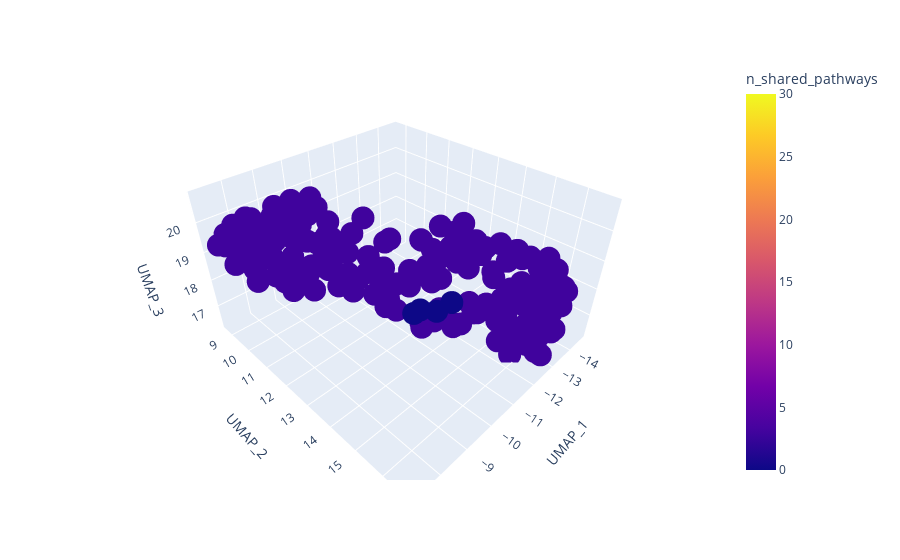

Here is the notebook cell this chart was saved with:
### Code cell
df = umap_coordinates_and_clusters_mature_immature_concordance
fig = px.scatter_3d(df, x='UMAP_1', y='UMAP_2', z='UMAP_3',
              color='n_shared_pathways', range_color = [0, 30])
fig.show()

# Save figure.
# Source: https://stackoverflow.com/a/59819140
plotly.offline.plot(fig, filename='./mature_immature.html')

### Figure 1 — Plotly figure (JSON) as saved in the notebook; plotly's stock layout.template omitted (floating-point values rounded to 4 significant figures; data arrays with more than 128 entries replaced by an {"elided": "..."} marker saying what was removed)
{"data": [{"hovertemplate": "UMAP_1=%{x}<br>UMAP_2=%{y}<br>UMAP_3=%{z}<br>n_shared_pathways=%{marker.color}<extra></extra>", "legendgroup": "", "marker": {"color": {"elided": "179 int values"}, "coloraxis": "coloraxis", "symbol": "circle"}, "mode": "markers", "name": "", "scene": "scene", "showlegend": false, "type": "scatter3d", "x": {"elided": "179 float values"}, "y": {"elided": "179 float values"}, "z": {"elided": "179 float values"}}], "layout": {"autosize": true, "coloraxis": {"cmax": 30, "cmin": 0, "colorbar": {"title": {"text": "n_shared_pathways"}}, "colorscale": [[0, "#0d0887"], [0.1111, "#46039f"], [0.2222, "#7201a8"], [0.3333, "#9c179e"], [0.4444, "#bd3786"], [0.5556, "#d8576b"], [0.6667, "#ed7953"], [0.7778, "#fb9f3a"], [0.8889, "#fdca26"], [1, "#f0f921"]]}, "legend": {"tracegroupgap": 0}, "margin": {"t": 60}, "scene": {"aspectmode": "auto", "aspectratio": {"x": 1.147, "y": 1.234, "z": 0.7066}, "domain": {"x": [0, 1], "y": [0, 1]}, "xaxis": {"title": {"text": "UMAP_1"}, "type": "linear"}, "yaxis": {"title": {"text": "UMAP_2"}, "type": "linear"}, "zaxis": {"title": {"text": "UMAP_3"}, "type": "linear"}}}}
